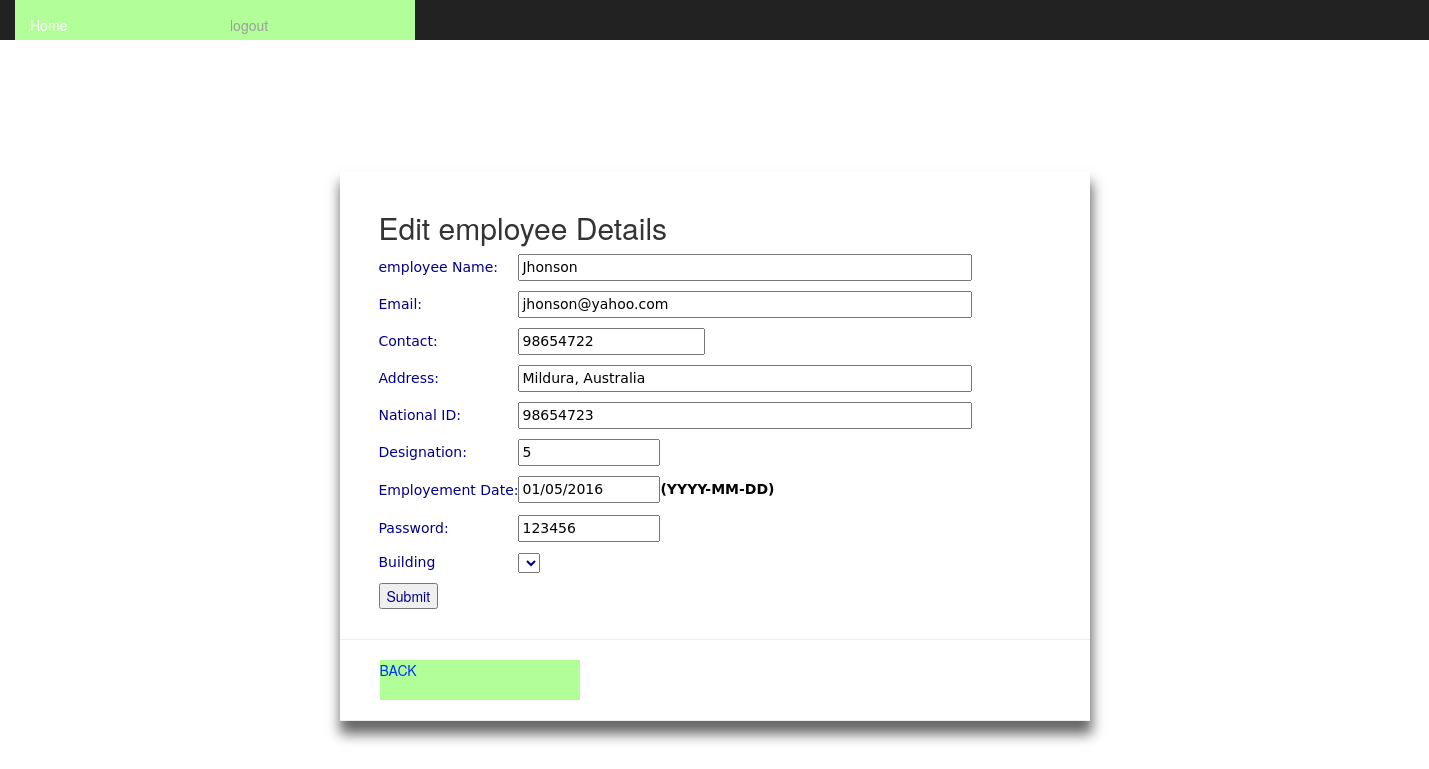
Before: /siteadmin/edit_employees.php?id=5 (signed in) with the older database file.
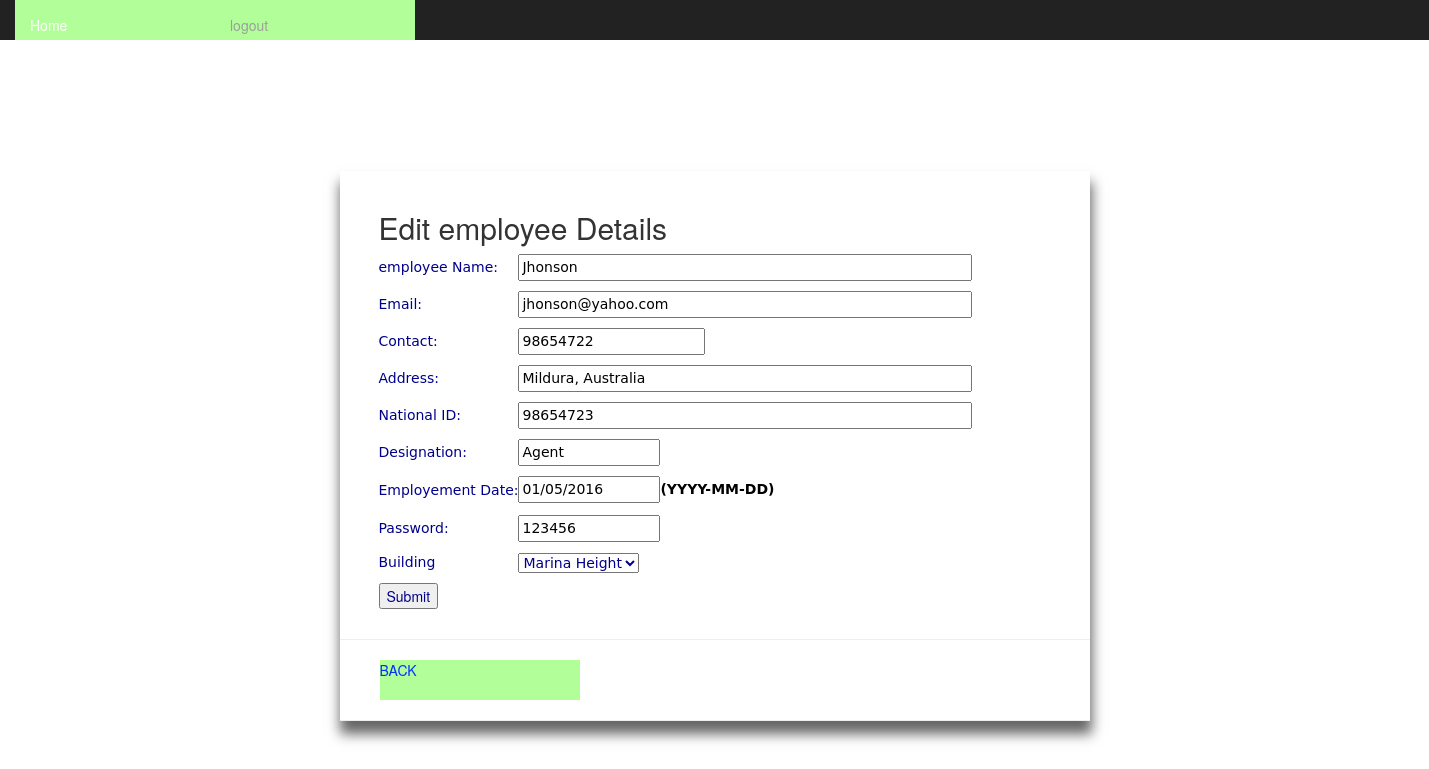
After: the same page with the newer database file.
### tables this page shows
CREATE TABLE `employee` (
  `eid` int(11) NOT NULL,
  `e_name` varchar(200) NOT NULL,
  `e_email` varchar(200) NOT NULL,
  `e_contact` varchar(200) NOT NULL,
  `e_address` varchar(200) NOT NULL,
  `e_nid` varchar(200) NOT NULL,
  `e_designation` varchar(255) NOT NULL,
  `e_date` varchar(200) NOT NULL,
  `e_password` varchar(200) NOT NULL,
  `building_id` int(11) NOT NULL,
  `status` varchar(255) NOT NULL
);

### siteadmin/edit_employees.php (the view, shortened to what this page needs)
<?php
include ('common_functions.php');
$result = mysql_query("SELECT * FROM employee where eid='".$_REQUEST['id']."'");
$row = mysql_fetch_array($result);
?>
<html>
<head>
<link rel="stylesheet" href="../css/bootstrap.css" type="text/css" media="screen"/>
<link rel="stylesheet" href="../style/style.css" type="text/css" media="screen"/>
</head>
 <body>
  <div style="padding-top:5%;"></div>
<div class="container">
  <nav class="nav navbar-inverse navbar-fixed-top">
<?php include_once("headerad.php");?>
</nav>
   <div id="dinv"><br/>
     <div align="left" style="margin-left:24px;">
<?php
echo '<form method="post">';
echo '<div class="container">';
echo '<h2>Edit employee Details</h2>' ;
echo '  <table border="0">
<tr><td><p>employee Name: </td><td><input type="text" required name="e_name" size="50" maxlength="50" value="'.$row['e_name'].'" class="textbox"/></p>
<tr><td><p>Email: </td><td><input type="email" required name="e_email" size="50" maxlength="50" value="'.$row['e_email'].'" class="textbox"/></p>
<tr><td><p>Contact: </td><td><input type="number" required name="e_contact" size="15" maxlength="15" value="'.$row['e_contact'].'" class="textbox"/></p>
<tr><td><p>Address: </td><td><input type="text" required name="e_address" size="50" maxlength="50" value="'.$row['e_address'].'" class="textbox"/></p>
<tr><td><p>National ID: </td><td><input type="text" required name="e_nid" size="50" maxlength="50" value="'.$row['e_nid'].'" class="textbox"/></p>
<tr><td><p>Designation: </td><td><input type="text" required name="e_designation" size="15" maxlength="15" value="'.$row['e_designation'].'" class="textbox"/></p>
<tr><td><p>Employement Date: </td><td><input type="text" required name="e_date" size="15" maxlength="15" id="datepicker" value="'.$row['e_date'].'" class="textbox"/><label>(YYYY-MM-DD)</label></p>
<tr><td><p>Password: </td><td><input type="text" required name="e_password" size="15" maxlength="15" value="'.$row['e_password'].'" class="textbox"/></p>
<tr><td><p>Building</p></td><td><p>
<select name="building_id" required>';
$result = mysql_query("SELECT * FROM building_info WHERE status = 'ACTIVE'");
while($r = mysql_fetch_array($result))
{
if ($r['bldid']==$row["building_id"]) {
	 $selected = "selected";
} else {
	 $selected = "";
}
echo '<option value="'.$r['bldid'].'" '.$selected.'>'.$r['name'].'</option>';
}
echo '</select></p></td></tr>
</table>';
if(!isset($_POST['submitted'])){
    printFormSubmit();
}
echo '</div>
<hr><ul><a href="admin_dashboard.php" class="button">BACK</a>  </ul><hr>';
?>

Changed rows visible on the page:
changed employee "Jhonson": e_designation "5" → "Agent"
Other visible differences:
form field building_id: (not shown) → "Marina Height"
